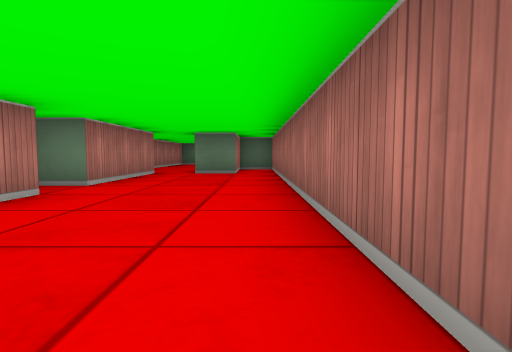
view 1 (above)

16 first-person views from a walk through a cub3D maze. The camera is about half as high as the walls, tilts 4° down and sees 80° across. The floor is counted in squares. Each view is taken from the middle of a square. On the plan, view 1 faces up. The plan holds only what a view shows up to about 9 squares ahead; the rest is blank.

view 2
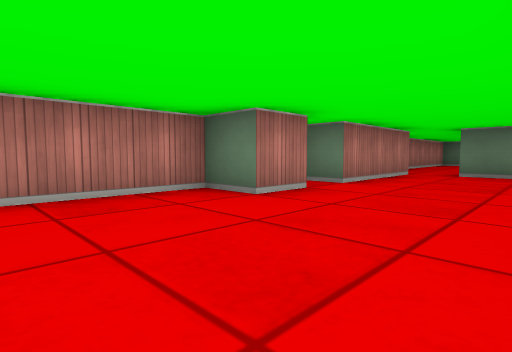

view 3
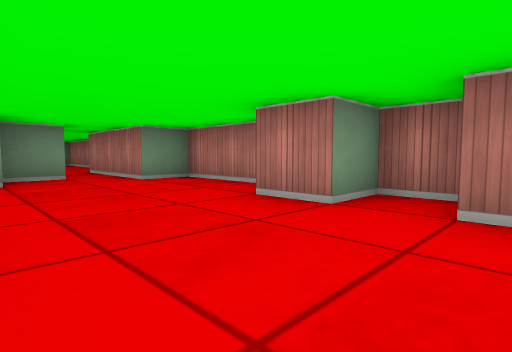

view 4
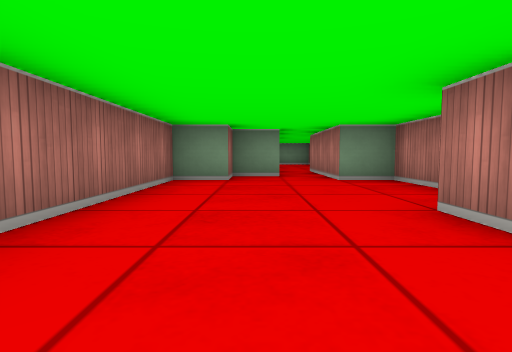

view 5
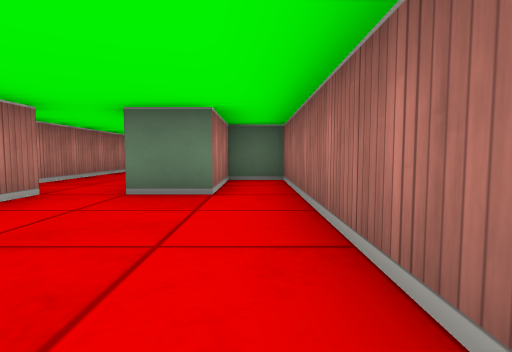

view 6
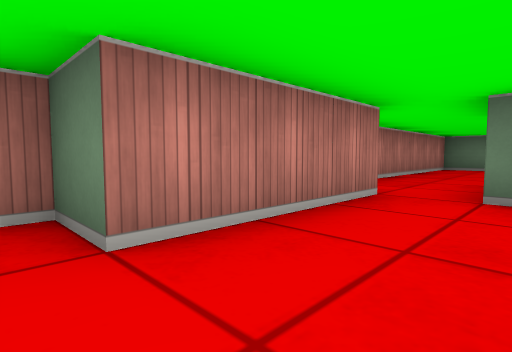

view 7
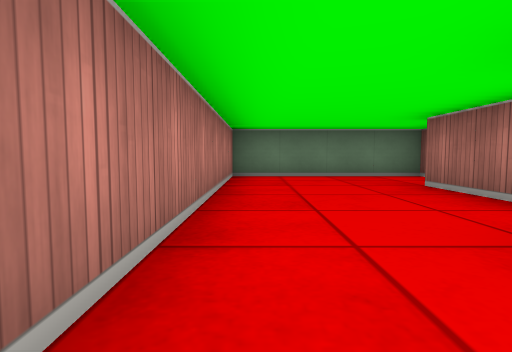

view 8
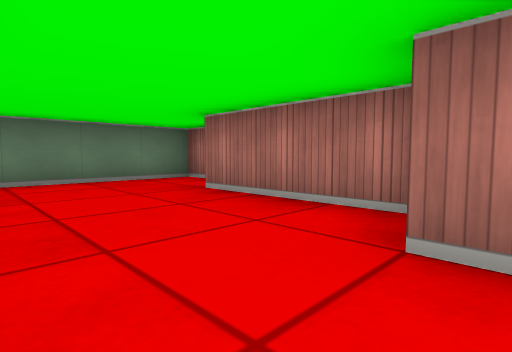

view 9
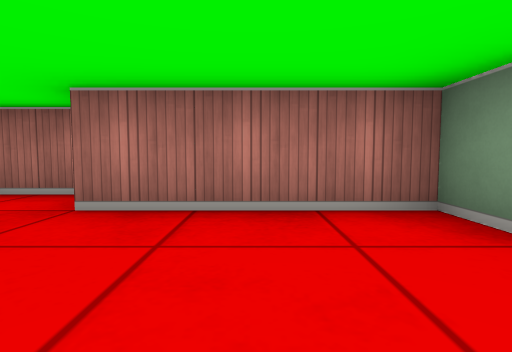

view 10
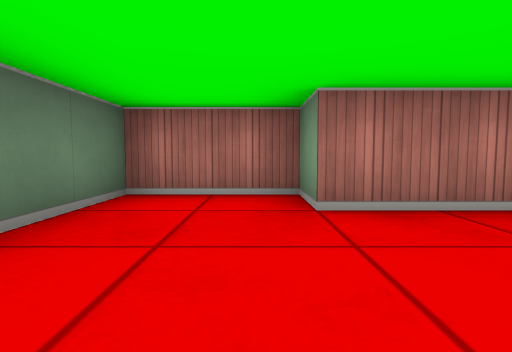

view 11
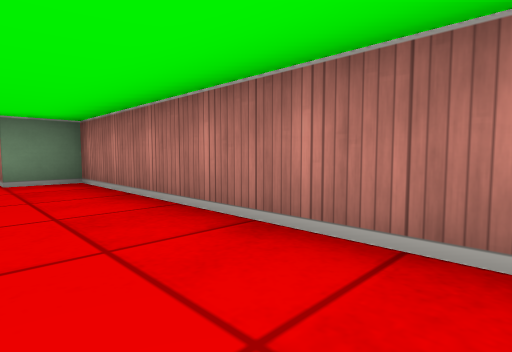

view 12
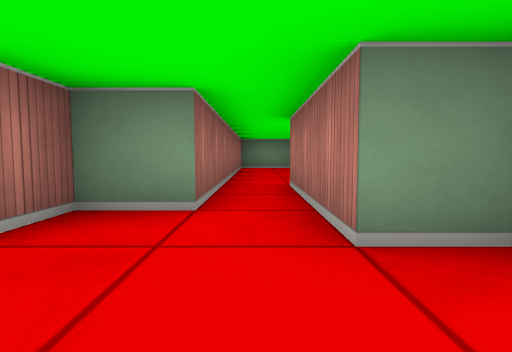

view 13
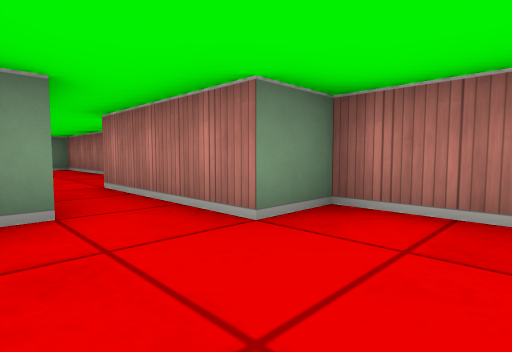

view 14
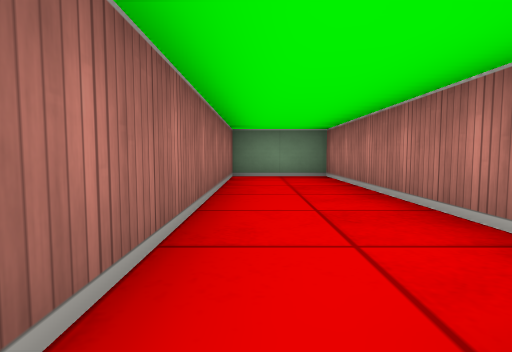

view 15
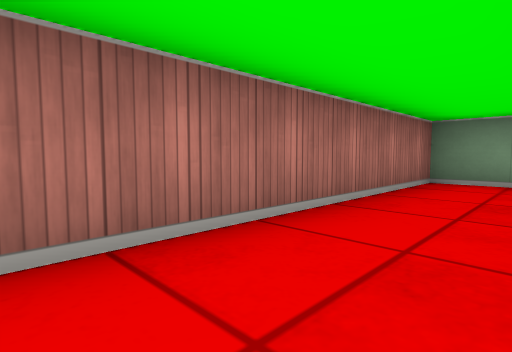

view 16
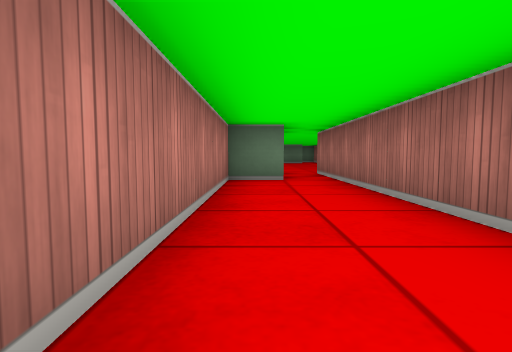

### Floor plan
Points are (right, up) in squares from view 1. A wall is a line through its corners. A room is listed if a view was taken in it or the views show most of it. See-through windows are left out.
Room 1 (views 1, 2, 3, 4, 5, 6, 12, 13)
walls: (-1.5, -1.5) (-0.5, -1.5) (-0.5, -0.5) (0.5, -0.5) (0.5, 9.5) (-0.5, 9.5) (-0.5, 7.5) (-1.5, 7.5); (-2.5, 7.5) (-2.5, 4.5) (-3.5, 4.5) (-3.5, 3.5) (-2.5, 3.5) (-2.5, 2.5) (-3.5, 2.5) (-3.5, -0.5) (-2.5, -0.5) (-2.5, -1.5)
ways out: opening at (-2, 8) to room 2; opening at (-2, -2) to room 3
Room 2 (views 7, 8, 9, 10, 11)
walls: (-1.2, 9.5) (-0.5, 9.5) (-0.5, 12.5) (0.5, 12.5) (0.5, 14.5) (-3.5, 14.5) (-3.5, 7.5) (-2.5, 7.5); (-1.5, 9) (-1.5, 9.5)
ways out: opening at (-2, 8) to room 1
Room 3 (views 14, 15, 16)
walls: (-2.5, -1.5) (-2.5, -3.5) (-3.5, -3.5) (-3.5, -9.5) (-1.5, -9.5) (-1.5, -1.5)
ways out: opening at (-2, -2) to room 1

Where each view was taken, in squares from view 1:
view 1: 0 up, 0 right, facing up
view 2: 0 up, 0 right, facing up-left
view 3: 5 up, 0 right, facing down-left
view 4: 5 up, 1 left, facing down
view 5: 4 up, 0 right, facing up
view 6: 4 up, 1 left, facing up-left
view 7: 8 up, 3 left, facing up
view 8: 9 up, 3 left, facing up-right
view 9: 11 up, 3 left, facing right
view 10: 13 up, 3 left, facing right
view 11: 13 up, 2 left, facing down-left
view 12: 1 up, 2 left, facing down
view 13: 1 up, 1 left, facing down-left
view 14: 3 down, 2 left, facing down
view 15: 4 down, 3 left, facing down-right
view 16: 9 down, 3 left, facing up
